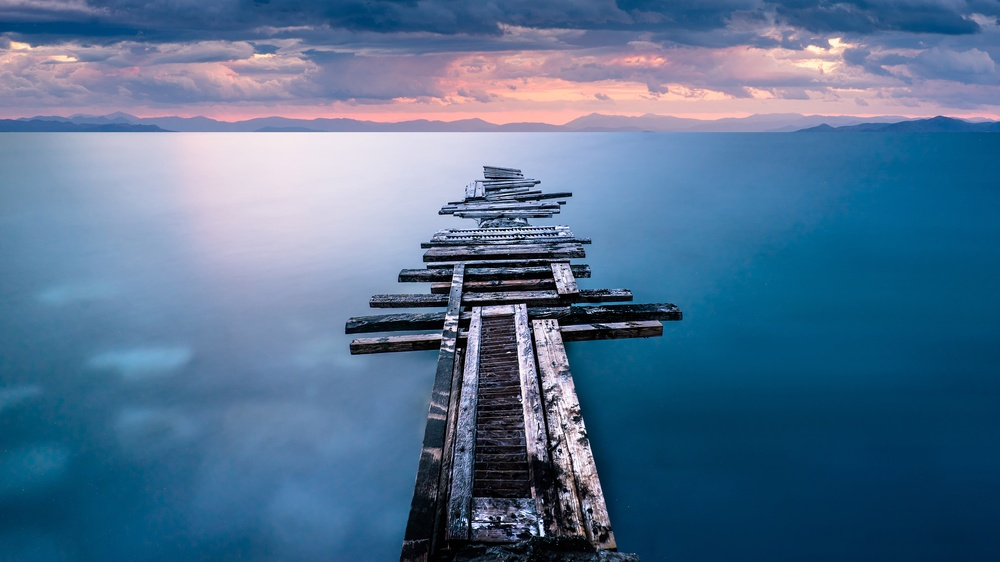
#> input picture ImageResizingAndShaping/image_2.jpg, 1000 x 562 px, shrunk from 3840 x 2160 before the run
$ python flipped.py
#> lines starting #> are read from the running program, lines starting #| are printed output that depends on the picture
import cv2

image = cv2.imread("image_2.jpg")
#> image is the input picture: shape (562, 1000, 3); mean B, G, R 145.5, 113.5, 81.5

if image is None:
    print("Could not load image!")
else:
    flipped_horizontal = cv2.flip(image, 1)
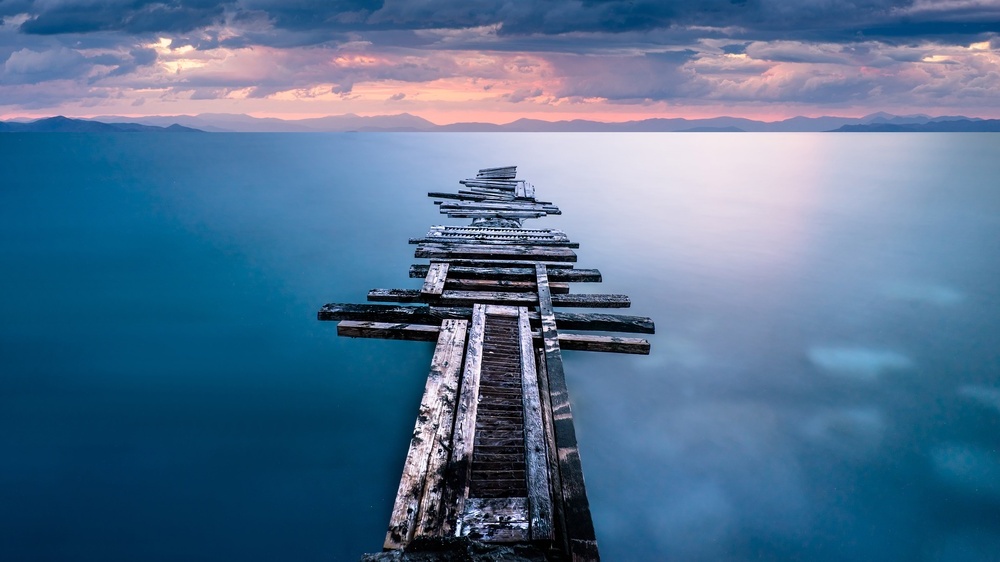
#> flipped_horizontal: shape (562, 1000, 3); mean B, G, R 145.5, 113.5, 81.5
    flipped_vertical = cv2.flip(image, 0)
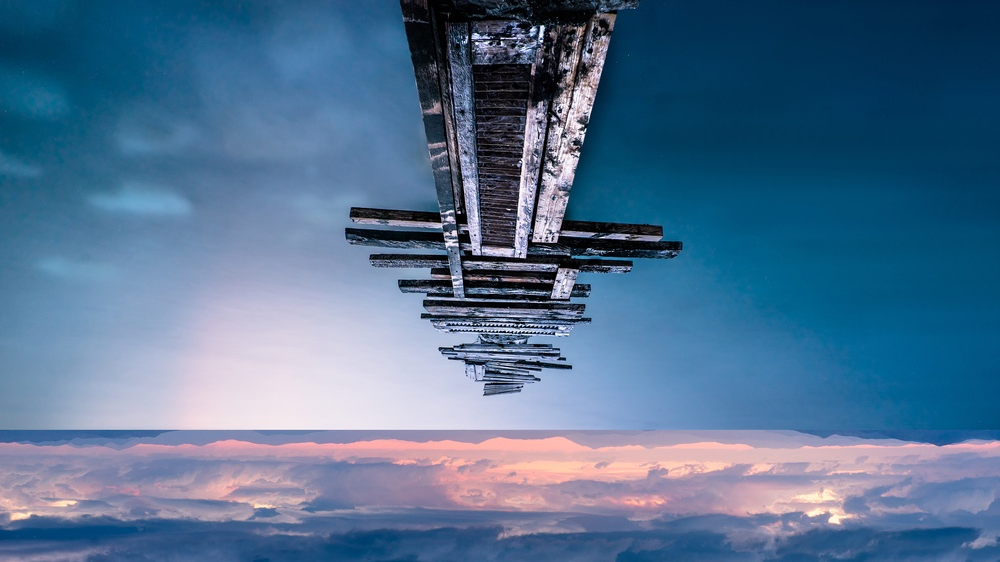
#> flipped_vertical: shape (562, 1000, 3); mean B, G, R 145.5, 113.5, 81.5
    flipped_both = cv2.flip(image, -1)
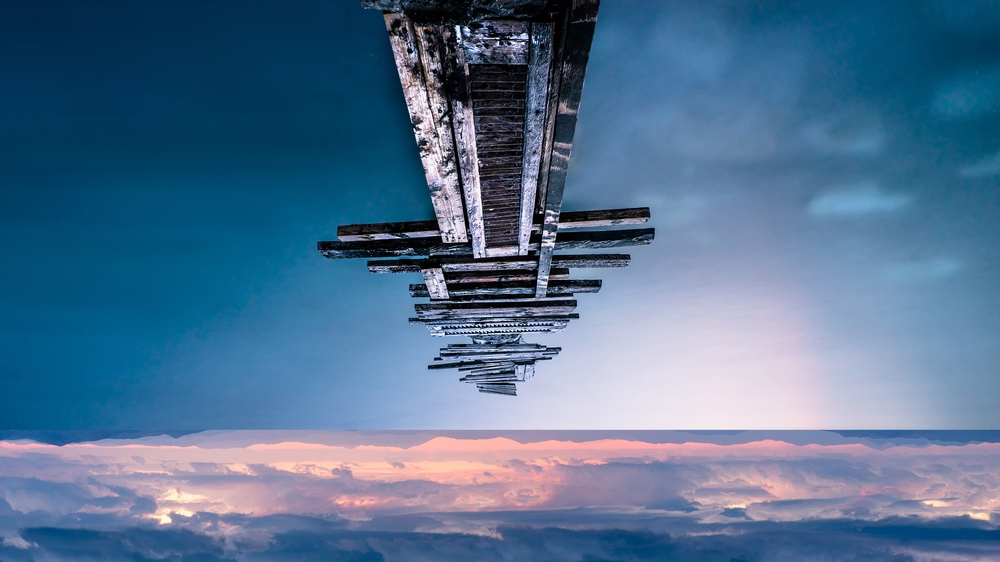
#> flipped_both: shape (562, 1000, 3); mean B, G, R 145.5, 113.5, 81.5
    cv2.imshow("Original", image)
    cv2.imshow("Flipped Horizontal", flipped_horizontal)
    cv2.imshow("Flipped Vertical", flipped_vertical)
    cv2.imshow("Flipped Both", flipped_both)
    cv2.waitKey(0)
    cv2.destroyAllWindows()
